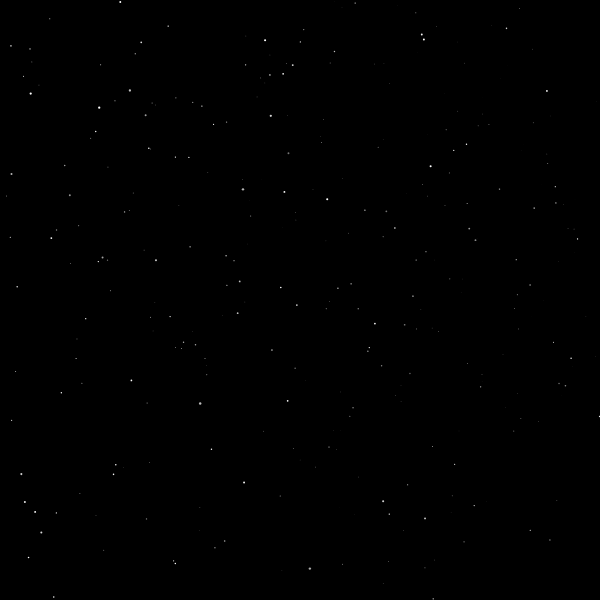
Frame 1 (no input)
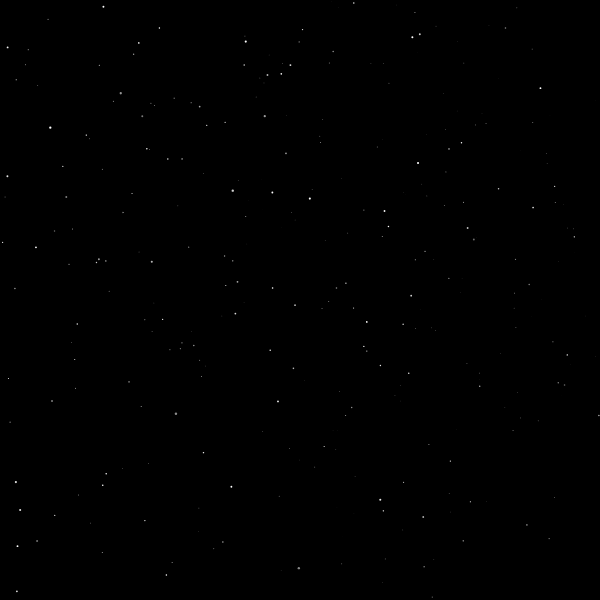
Frame 60 (no input)
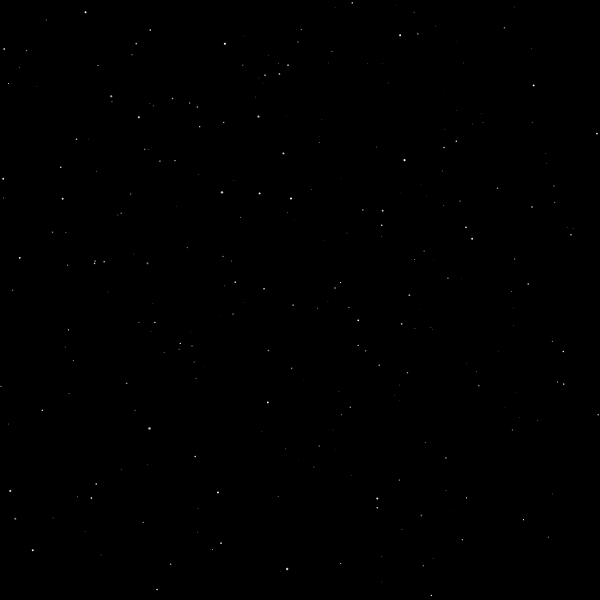
Frame 120 (the mouse pressed at the canvas centre since frame 60)

The p5.js sketch that drew these frames (run headless with seeded random() and noise() and a simulated clock; from frame 60 on, the mouse is pressed at the canvas centre):

// p5.js sketch
// ── sketch.js
var starSize = 2.5;

function Star(sp, foo){
	//spawn code
	this.x = random(-width, width);
	this.y = random(-height, height);
	this.z = random(width);
	this.sz = 0;
	this.speed = sp;
	this.flicker = foo;
	
	this.arcLength = random(100, 700);

	this.update = function(){
		//updating the z value to transform the star
		this.z -= this.speed;
		this.sz = map(this.z, 0, width, starSize, 0);
		
		//resetting the star
		if(this.z < 1){
			this.x = random(-width, width);
			this.y = random(-height, height);
			this.arcLength = random(100, 700);
			
			//set the star back to farthest point
			this.z = width;
			this.sz = 0;
		}
	}
	
	this.draw = function(){
		fill(255);
		if (foo){
			fill(random(100, 255));
		}
		
		noStroke();
		
		
		//this code  the star
		var sx = map(abs(this.x/this.z), 0, 1, width, 0);
		var sy = 0 - Math.sqrt(Math.pow(this.arcLength, 2) - Math.pow((-1*sx), 2));
		ellipse(sx, sy, this.sz, this.sz);
	}
}



var stars = [];
var starAmount = 300;
var slowerStarAmount = 600;

function setup() {
	console.log(map(-0.5, 0,1, 0, 600));
	
  createCanvas(600, 600);
	// frameRate(10);
	for(var i =0; i < starAmount; i++){
		stars.push(new Star(0.05, false));
	}
	
	for(var j =0; j < slowerStarAmount; j++){
		stars.push(new Star(0.01, true));
	}
} 

function draw() { 
	// console.log(random(0, 255));
	// updateBackground();
	// background(red, green, blue);
	background(0);
	
	translate(width / 2, height+70);
  for(var i =0; i < starAmount+slowerStarAmount; i++){
		stars[i].update();
		stars[i].draw();
	}
}
